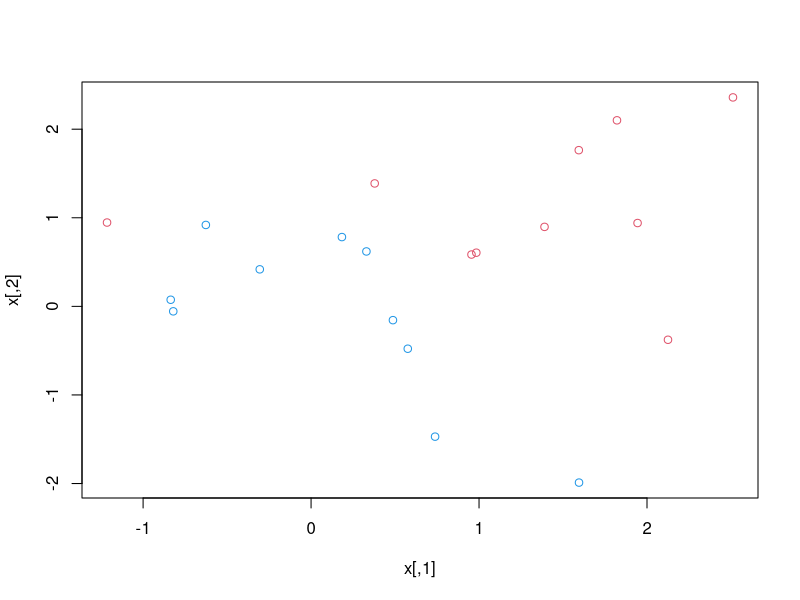
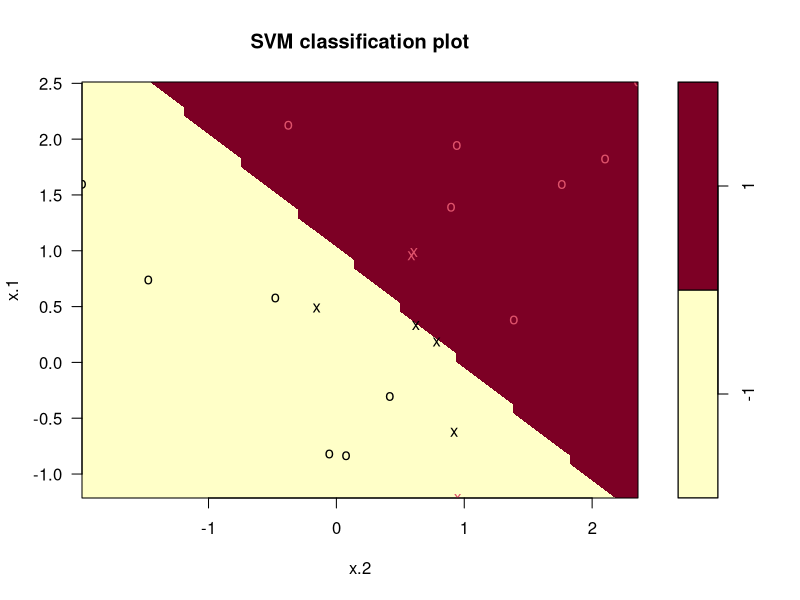
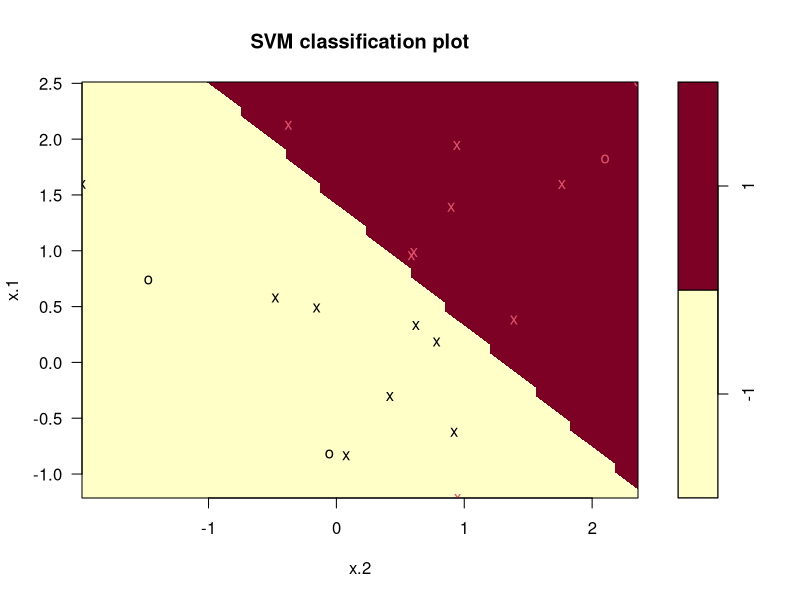
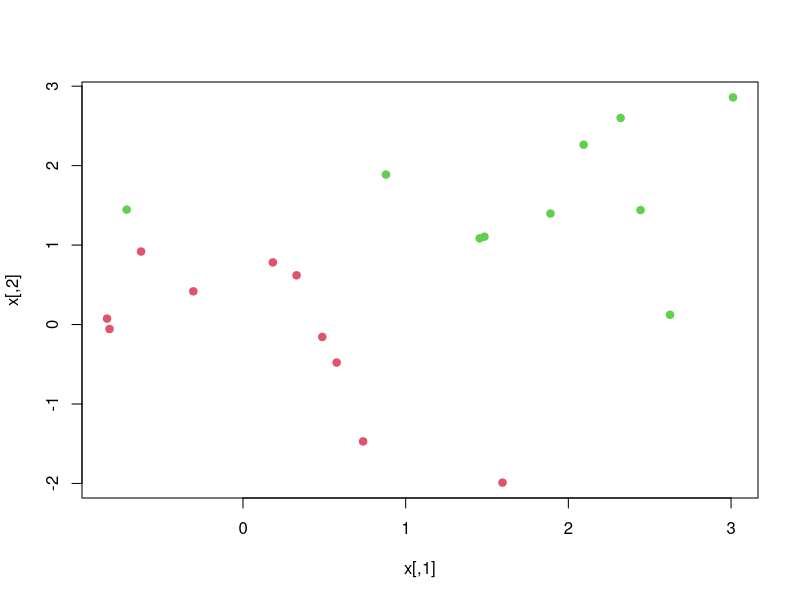
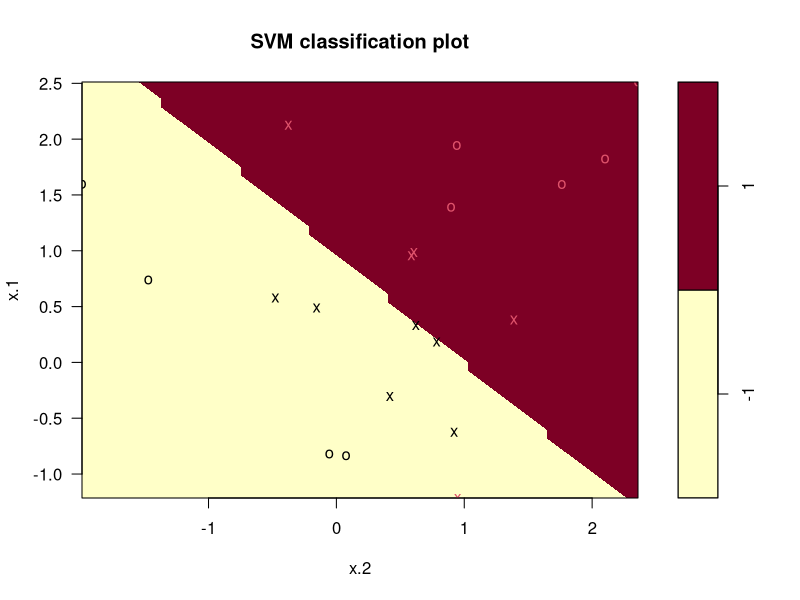
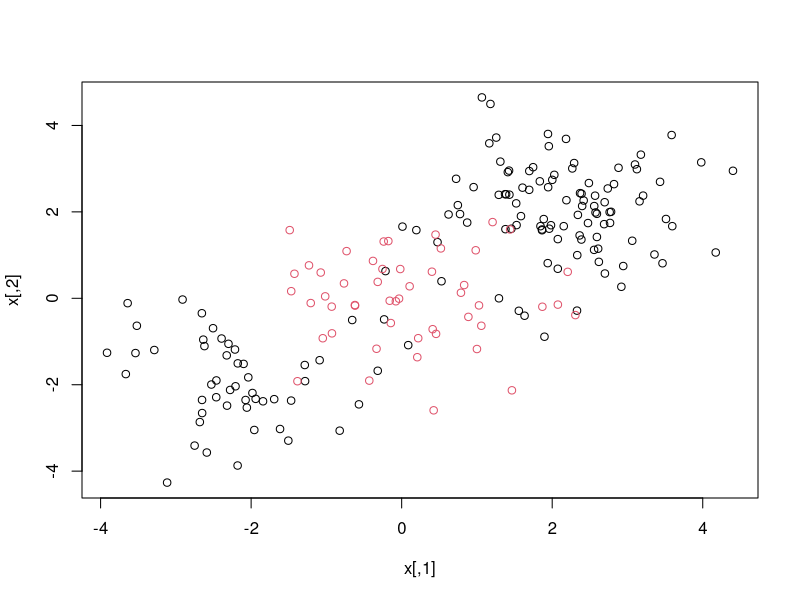
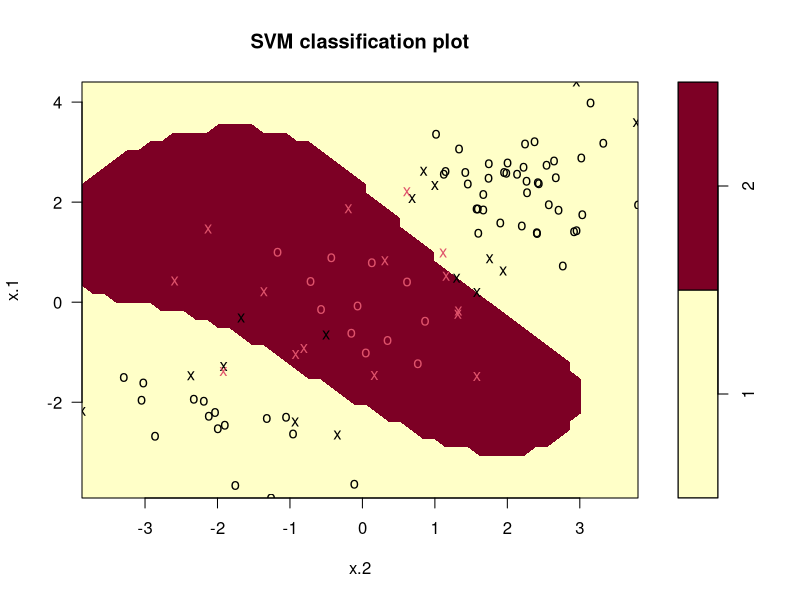
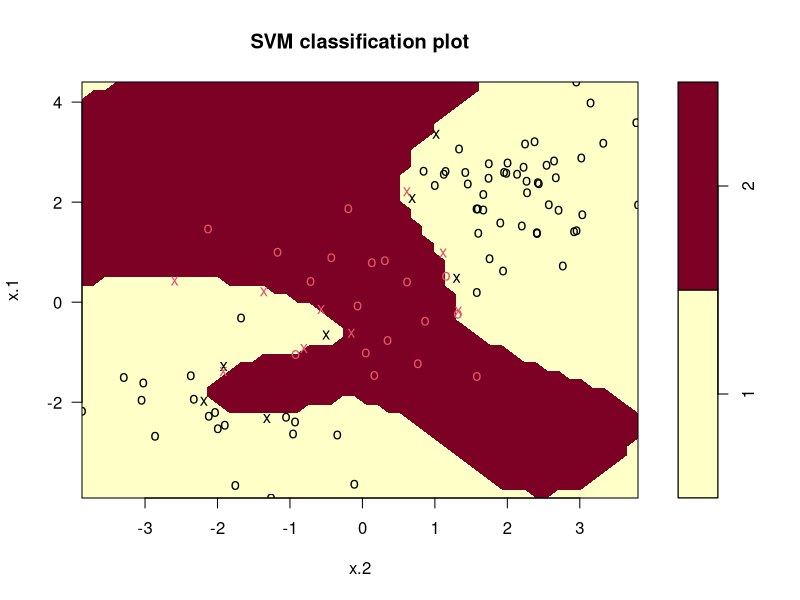

These figures' R source, in order:
#' ---
#' title: "harinris_HW6_lab"
#' author: "Harin Rishabh"
#' date: "2023-12-10"
#' output: html_document
#' ---
#' 
#' # 9.6 Lab: Support Vector Machines
#' ## 9.6.1 Support Vector Classifier
#' 
## ---------------------------------------------------------------------------------------------------------------------------------------------
library(e1071)

#' 
#' Using the svm() function to fit the support vector classifier for a given value of the cost parameter. We begin by generating the observations, which belong to two classes, and checking whether the classes are linearly separable.
## ---------------------------------------------------------------------------------------------------------------------------------------------
set.seed(1)
x <- matrix(rnorm(20 * 2), ncol = 2)
y <- c(rep(-1, 10), rep(1, 10))
x[y == 1, ] <- x[y == 1, ] + 1
plot(x, col = (3 - y))

#' We now create a data frame with the response coded as a factor.
## ---------------------------------------------------------------------------------------------------------------------------------------------
dat <- data.frame(x = x, y = as.factor(y))
svmfit <- svm(y ~ ., data = dat, kernel = "linear", cost = 10, scale = FALSE)
plot(svmfit, dat)

#' 
#' We can inspect the support vectors with the index component of the classifier returned from svm().
## ---------------------------------------------------------------------------------------------------------------------------------------------
svmfit$index
summary(svmfit)

#' 
#' hange the cost parameter and re-run the classifier to see how the support vectors change.
## ---------------------------------------------------------------------------------------------------------------------------------------------
svmfit <- svm(y ~ ., data = dat, kernel = "linear", cost = 0.1, scale = FALSE)
plot(svmfit, dat)
svmfit$index

#' 
#' We can run cross-validation on a range of values for the cost parameter using the tune() function.
## ---------------------------------------------------------------------------------------------------------------------------------------------
tune.out <- tune(svm, y ~ ., data = dat, kernel = "linear", ranges = list(cost = c(0.001, 0.01, 0.1, 1, 5, 10, 100)))
summary(tune.out)

#' 
#' The best performing model is stored in the best.model component of the object returned from tune().
## ---------------------------------------------------------------------------------------------------------------------------------------------
bestmod <- tune.out$best.model
summary(bestmod)

#' 
#' We can also classify a different set of observations using the best model obtained from tune(). First we create a new set of observations with the rnorm() function.
## ---------------------------------------------------------------------------------------------------------------------------------------------
xtest <- matrix(rnorm(20 * 2), ncol = 2)
ytest <- sample(c(-1, 1), 20, rep = TRUE)
xtest[ytest == 1, ] <- xtest[ytest == 1, ] + 1
testdat <- data.frame(x = xtest, y = as.factor(ytest))

#' 
#' We can then use the predict() function to classify the observations in testdat.
## ---------------------------------------------------------------------------------------------------------------------------------------------
ypred <- predict(bestmod, testdat)
table(predict = ypred, truth = testdat$y)

#' 
#' We can also try a different value for the cost parameter and train the classifier again.
## ---------------------------------------------------------------------------------------------------------------------------------------------
svmfit <- svm(y ~ ., data = dat, kernel = "linear", cost = 0.01, scale = FALSE)
ypred <- predict(svmfit, testdat)
table(predict = ypred, truth = testdat$y)

#' 
#' We can linearly separate the two classes and plot the observations.
## ---------------------------------------------------------------------------------------------------------------------------------------------
x[y == 1, ] <- x[y == 1, ] + 0.5
plot(x, col = (y + 5)/2, pch = 19)

#' 
#' We can also try with a smaller cost value.
## ---------------------------------------------------------------------------------------------------------------------------------------------
svmfit <- svm(y ~ ., data = dat, kernel = "linear", cost = 1)
summary(svmfit)
plot(svmfit, dat)

#' 
#' 
#' ## 9.6.2 Support Vector Machine
#' 
#' We begin by generating data with non-linear class boundaries. Plotting the data makes it clear that the class boundary is indeed nonlinear.
## ---------------------------------------------------------------------------------------------------------------------------------------------
set.seed(1)
x <- matrix(rnorm(200 * 2), ncol = 2)
x[1:100, ] <- x[1:100, ] + 2
x[101:150, ] <- x[101:150, ] - 2
y <- c(rep(1, 150), rep(2, 50))
dat <- data.frame(x = x, y = as.factor(y))
plot(x, col = y)

#' 
#' We split the data into training and test subsets and run the SVM classifier with kernel = "radial" parameter.
## ---------------------------------------------------------------------------------------------------------------------------------------------
train <- sample(200, 100)
svmfit <- svm(y ~ ., data = dat[train, ], kernel = "radial", gamma = 1, cost = 1)
plot(svmfit, dat[train, ])
summary(svmfit)

#' 
#' We can use a larger value for the cost parameter and see if it reduces the training errors.
## ---------------------------------------------------------------------------------------------------------------------------------------------
svmfit <- svm(y ~ ., data = dat[train, ], kernel = "radial", gamma = 1, cost = 1e+05)
plot(svmfit, dat[train, ])

#' 
#' We can run cross-validation using the tune() function.
## ---------------------------------------------------------------------------------------------------------------------------------------------
tune.out <- tune(svm, y ~ ., data = dat[train, ], kernel = "radial", ranges = list(cost = c(0.1, 1, 10, 100, 1000), gamma = c(0.5, 1, 2, 3, 4)))
summary(tune.out)

#' 
#' We can predict the classes on the test subset and examine the number of observations misclassified.
## ---------------------------------------------------------------------------------------------------------------------------------------------
table(true = dat[-train, "y"], pred = predict(tune.out$best.model, newdata = dat[-train, ]))

#' 
#' 
#' ## 9.6.4 SVM with Multiple Classes
#' 
#' The svm() function can also be used to classify observations from multiple-classes.
## ---------------------------------------------------------------------------------------------------------------------------------------------
set.seed(1)
x <- rbind(x, matrix(rnorm(50 * 2), ncol = 2))
y <- c(y, rep(0, 50))
x[y == 0, 2] <- x[y == 0, 2] + 2
dat <- data.frame(x = x, y = as.factor(y))
par(mfrow = c(1, 1))
plot(x, col = (y + 1))

#' 
#' The svm() function now will perform multi-class classification since the dataset we generated now has three class labels.
## ---------------------------------------------------------------------------------------------------------------------------------------------
svmfit <- svm(y ~ ., data = dat, kernel = "radial", cost = 10, gamma = 1)
plot(svmfit, dat)

